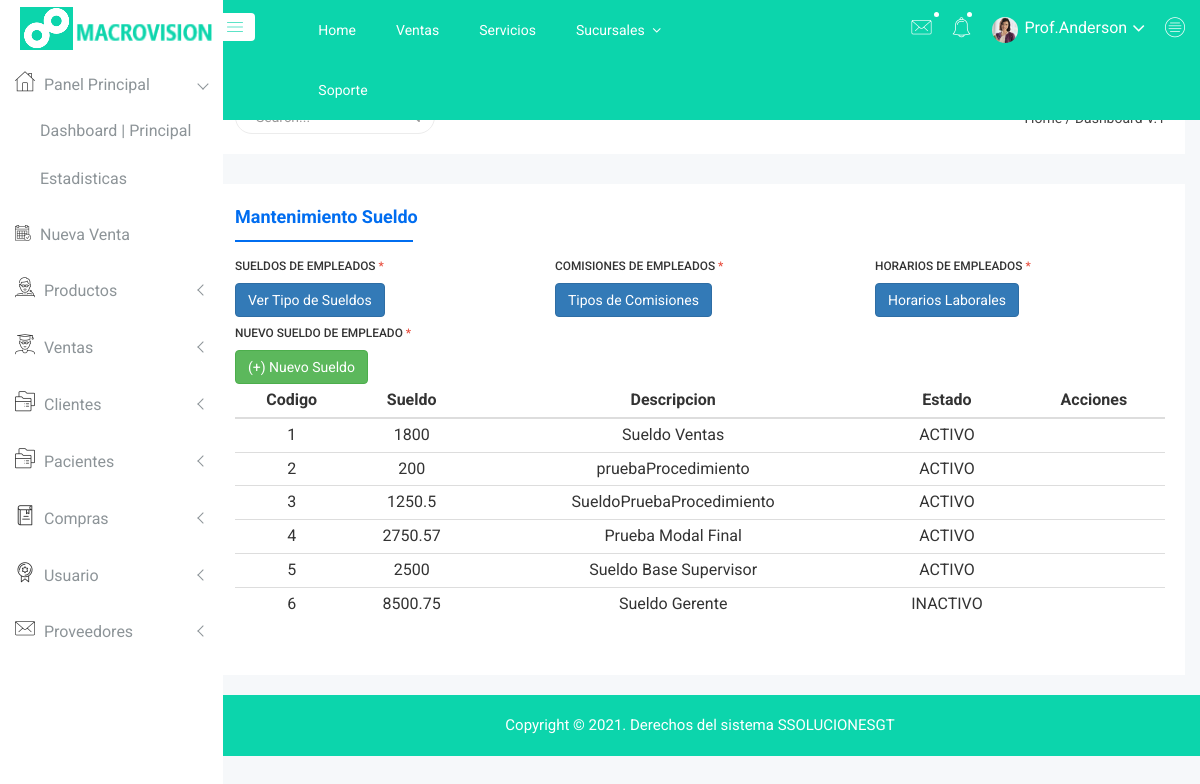
/4MantenimientoSueldo.php, run on the app's committed database.
### tables this page shows
CREATE TABLE `sueldoempleado` (
  `idSueldoEmpleado` int(11) NOT NULL,
  `SueldoEmpleado` double NOT NULL,
  `descripcionSueldoEmpleado` varchar(75) DEFAULT NULL,
  `estadoSueldoEmpleado` varchar(45) DEFAULT NULL
);

### 4MantenimientoSueldo.php (the view, shortened to what this page needs)
<?php
   include('menus/menuizq.php');
   include("config/testconexion.php");
?>
<!doctype html>
<html class="no-js" lang="en">
<head>
    <link rel="stylesheet" href="css/bootstrap.min.css">
    <link rel="stylesheet" href="css/font-awesome.min.css">
    <link rel="stylesheet" href="css/owl.carousel.css">
    <link rel="stylesheet" href="css/owl.theme.css">
    <link rel="stylesheet" href="css/owl.transitions.css">
    <link rel="stylesheet" href="css/animate.css">
    <link rel="stylesheet" href="css/normalize.css">
    <link rel="stylesheet" href="css/meanmenu.min.css">
    <link rel="stylesheet" href="css/main.css">
    <link rel="stylesheet" href="css/form/all-type-forms.css">
    <link rel="stylesheet" href="css/educate-custon-icon.css">
    <link rel="stylesheet" href="css/morrisjs/morris.css">
    <link rel="stylesheet" href="css/dropzone/dropzone.css">
    <link rel="stylesheet" href="css/scrollbar/jquery.mCustomScrollbar.min.css">
    <link rel="stylesheet" href="css/metisMenu/metisMenu.min.css">
    <link rel="stylesheet" href="css/metisMenu/metisMenu-vertical.css">
    <link rel="stylesheet" href="css/calendar/fullcalendar.min.css">
    <link rel="stylesheet" href="css/calendar/fullcalendar.print.min.css">
    <link rel="stylesheet" href="style.css">
    <link rel="stylesheet" href="css/responsive.css">
    <link rel="stylesheet" href="css/modals.css">
</head>
<body>
    <div class="all-content-wrapper">
        <div class="container-fluid">
            <div class="row">
                <div class="col-lg-12 col-md-12 col-sm-12 col-xs-12">
                    <div class="logo-pro">
                        <a href="index.html"><img class="main-logo" src="img/logo/logo.png" alt="" /></a>
                    </div>
                </div>
            </div>
        </div>
        <?php
              include('menus/menusup.php');
        ?>
        <div class="single-pro-review-area mt-t-30 mg-b-15">
            <div class="container-fluid">
                <div class="row">
                    <div class="col-lg-12 col-md-12 col-sm-12 col-xs-12">
                        <div class="product-payment-inner-st">
                            <ul id="myTabedu1" class="tab-review-design">
                                <li class="active"><a href="#description">Mantenimiento Sueldo</a></li>
                            </ul>
                            <div id="myTabContent" class="tab-content custom-product-edit">
                            <form class="form-horizontal" method="post" id="formmantenimientoSueldo" name="formmantenimientoSueldo">
                                  <div id="stepFormContent">
                                    <div id="bloqueMantSueldo" class="active">
                                      <div class="row">
                                        <div class="col-md-4">
                                          <div class="js-form-message mb-6">
                                              <label class="h6 small d-block text-uppercase">
                                                Sueldos de Empleados
                                                <span class="text-danger">*</span>
                                              </label>
                                              <div class="js-focus-state input-group form">
                                              <button type="button" class="btn btn-custon-rounded-three btn-primary" name="verSueldos" id="verSueldos">Ver Tipo de Sueldos</button>
                                              </div>
                                          </div>
                                        </div>
                                        <div class="col-md-4">
                                          <div class="js-form-message mb-6">
                                              <label class="h6 small d-block text-uppercase">
                                                Comisiones de Empleados
                                                <span class="text-danger">*</span>
                                              </label>
                                              <div class="js-focus-state input-group form">
                                              <button type="button" class="btn btn-custon-rounded-two btn-primary" name="verComisiones" id="verComisiones">Tipos de Comisiones</button>
                                              </div>
                                          </div>
                                        </div>
                                        <div class="col-md-4">
                                          <div class="js-form-message mb-6">
                                              <label class="h6 small d-block text-uppercase">
                                                Horarios de Empleados
                                                <span class="text-danger">*</span>
                                              </label>
                                              <div class="js-focus-state input-group form">
                                              <button type="button" class="btn btn-custon-rounded-two btn-primary" name="verHorarios" id="verHorarios">Horarios Laborales</button>
                                              </div>
                                          </div>
                                        </div>
                                      </div>
                                      <div class="row" id="divSueldoEmpleados" style="display: block">
                                          <div id="myTabContent" class="col-lg-12 col-md-12 col-sm-12 col-xs-12 responsive-mode tab-content-center table-responsive-md justify-center" >
                                              <div class="row">
                                                <div class="col-md-4">
                                                  <div class="js-form-message mb-6">
                                                      <label class="h6 small d-block text-uppercase">
                                                        Nuevo Sueldo de Empleado
                                                        <span class="text-danger">*</span>
                                                      </label>
                                                      <div class="js-focus-state input-group form">
                                                      <button type="button" class="btn btn-custon-rounded-three btn-success" name="nuevoSueldo" id="nuevoSueldo">(+) Nuevo Sueldo</button>
                                                      </div>
                                                  </div>
                                                </div>
                                              </div>
                                             <table class="table  table-condensed table-hover table-responsive-md  justify-center " id="tablaSueldoEmpleado">
                                                <thead >
                                                    <tr class="bgcolor btn-facebook">
                                                        <th class="text-center">Codigo</th>
                                                        <th class="text-center">Sueldo</th>
                                                        <th class="text-center">Descripcion</th>
                                                        <th class="text-center">Estado</th>
                                                        <th class="text-center">Acciones</th>
                                                      </tr>
                                                </thead>
                                                <tbody>
                                                  <?php
                                                  $query_select = mysqli_query($conexionbd,"SELECT * FROM sueldoempleado;");
                                                  $num_rows = mysqli_num_rows($query_select);
                                                  ?>
                                                  <?php
                                                    if ($num_rows > 0) {
                                                          while ($row = mysqli_fetch_assoc($query_select)) {
                                                      ?>
                                                              <tr>
                                                              <td class="text-center"><?php echo $row['idSueldoEmpleado']?></td>
                                                              <td class="text-center"><?php echo $row['SueldoEmpleado']?></td>
                                                              <td class="text-center"><?php echo $row['descripcionSueldoEmpleado']?></td>
                                                              <td class="text-center"><?php echo $row['estadoSueldoEmpleado']?></td>
                                                              <td class="text-center"> </td>
                                                              </tr>
                                                      <?php }
                                                      }else{
                                                          echo "notData";
                                                      }
                                                    ?>
                                                </tbody>
                                              </table>
                                            </div>
                                      </div>
                                   </div>
                                </div>
                            </form>
                            </div>
                        </div>
                    </div>
                </div>
            </div>
        </div>
       <?php
        include('menus/footer.php');
       ?>
    </div>
    <link rel="stylesheet" type="text/css" href="https://cdn.datatables.net/v/bs4/dt-1.10.22/datatables.min.css"/>
</body>
</html>

### css/main.css (style rules this page uses)
html { color: #222; font-size: 1em; line-height: 1.4; }

### data on the page
sueldoempleado: idSueldoEmpleado "1", SueldoEmpleado "1800", descripcionSueldoEmpleado "Sueldo Ventas", estadoSueldoEmpleado "ACTIVO"
sueldoempleado: idSueldoEmpleado "2", SueldoEmpleado "200", descripcionSueldoEmpleado "pruebaProcedimiento", estadoSueldoEmpleado "ACTIVO"
sueldoempleado: idSueldoEmpleado "3", SueldoEmpleado "1250.5", descripcionSueldoEmpleado "SueldoPruebaProcedimiento", estadoSueldoEmpleado "ACTIVO"
sueldoempleado: idSueldoEmpleado "4", SueldoEmpleado "2750.57", descripcionSueldoEmpleado "Prueba Modal Final", estadoSueldoEmpleado "ACTIVO"
sueldoempleado: idSueldoEmpleado "5", SueldoEmpleado "2500", descripcionSueldoEmpleado "Sueldo Base Supervisor", estadoSueldoEmpleado "ACTIVO"
sueldoempleado: idSueldoEmpleado "6", SueldoEmpleado "8500.75", descripcionSueldoEmpleado "Sueldo Gerente", estadoSueldoEmpleado "INACTIVO"
